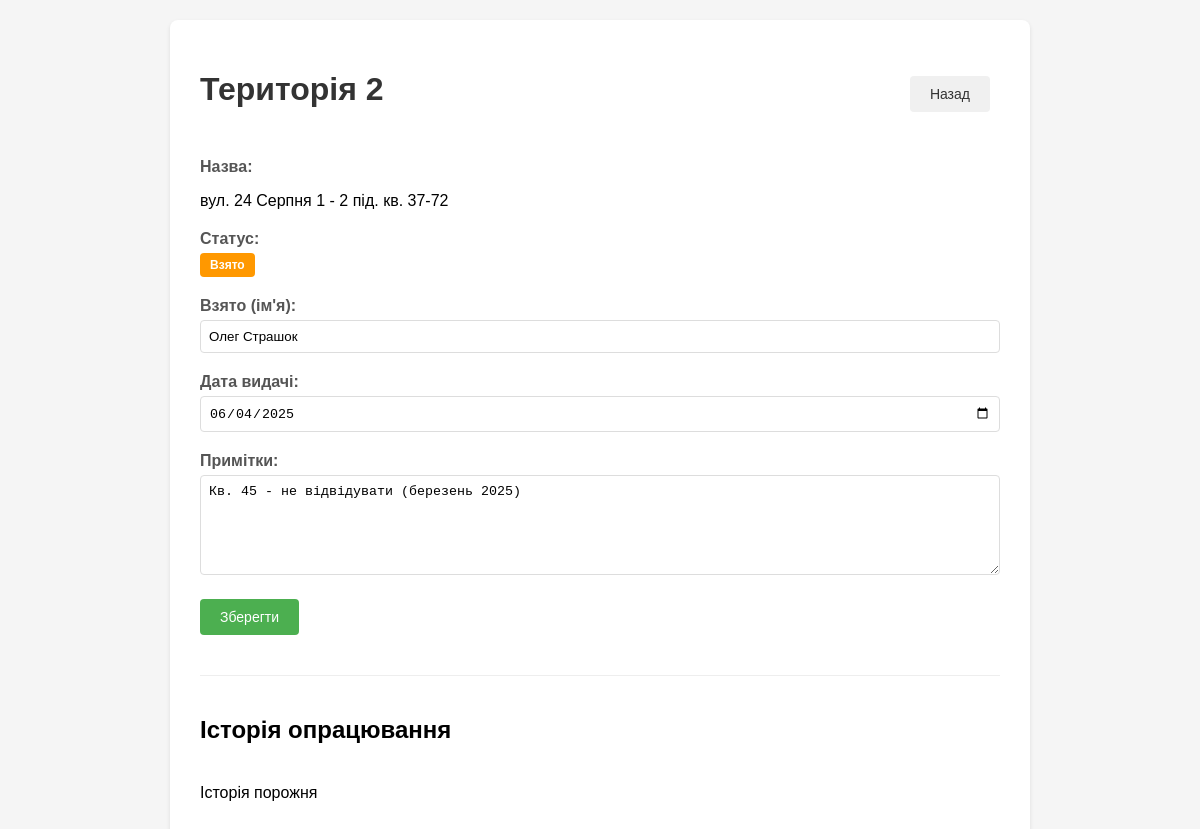
/update/2 (signed in), run on an earlier commit of the app's database.
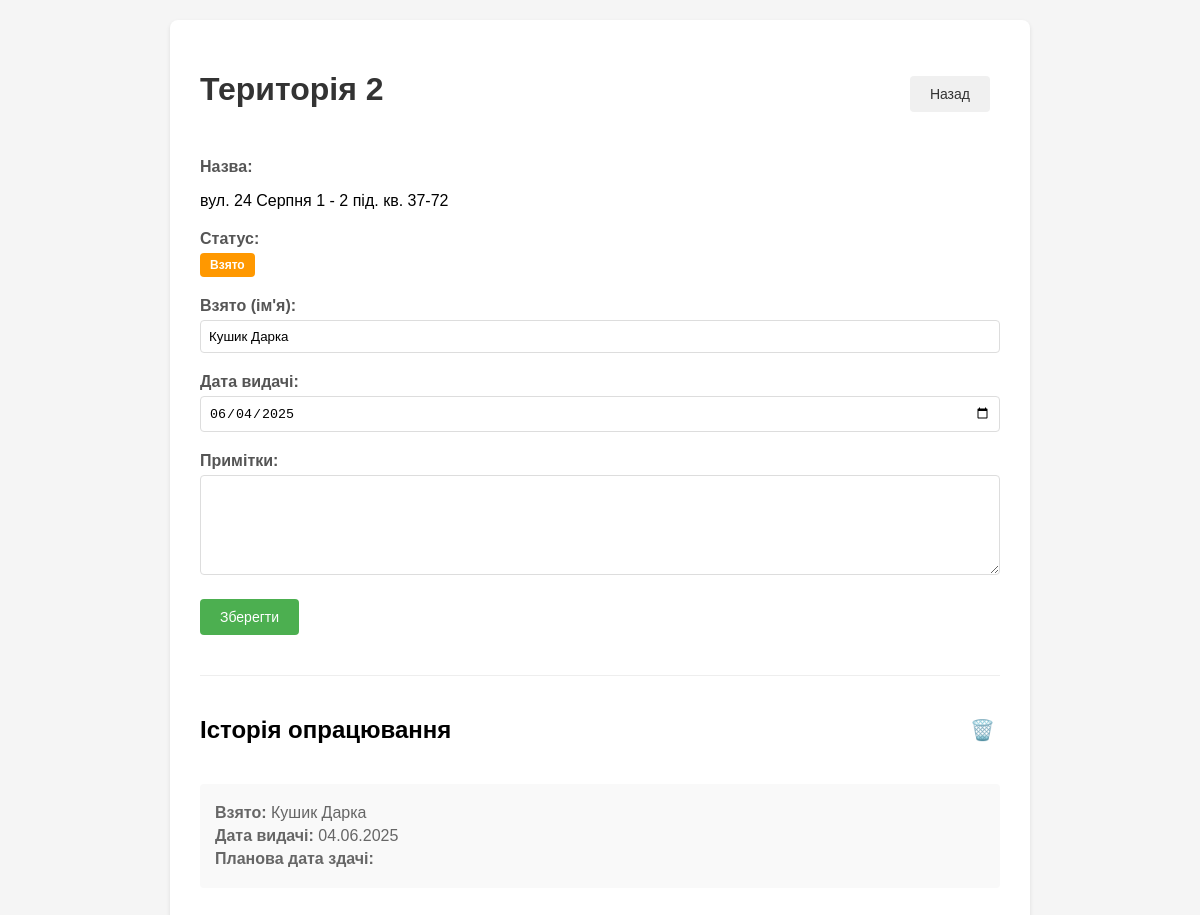
And on a later commit of the database.
### tables this page shows
CREATE TABLE territories (
    id INTEGER PRIMARY KEY,
    name TEXT,
    custom_name TEXT,
    status TEXT DEFAULT 'Вільна',
    taken_by TEXT DEFAULT '',
    date_taken TEXT DEFAULT '',
    date_due TEXT DEFAULT '',
    notes TEXT DEFAULT ''
);

CREATE TABLE history (
    id INTEGER PRIMARY KEY AUTOINCREMENT,
    territory_id INTEGER,
    taken_by TEXT,
    date_taken TEXT,
    date_due TEXT
);

### app.py (the view, shortened to what this page needs)
@app.route('/update/<territory_id>', methods=['GET', 'POST'])
def update_territory(territory_id):
    if not session.get('logged_in'):
        return redirect(url_for('login'))
    if request.method == 'POST' and session.get('role') != 'admin':
        return "Немає прав для редагування", 403
    try:
        territory_id = int(territory_id)
    except ValueError:
        return "Неправильний формат номера території", 400
    try:
        territory = db.get_territory(territory_id)
        if not territory:
            return "Територію не знайдено", 404
        history = db.get_territory_history(territory_id)
        now = datetime.now()
        return render_template('update.html',
                            territory=territory,
                            history=history,
                            now=now,
                            is_admin=(session.get('role') == 'admin'))
    except Exception as e:
        logger.error(f"Помилка при отриманні даних території {territory_id}: {str(e)}")
        return f"Помилка при отриманні даних території: {str(e)}", 500

### templates/update.html (shortened to what this page needs)
<!DOCTYPE html>
<html lang="uk">
<head>
</head>
<body>
    <div class="container">
        <div class="header-actions">
            <h1>Територія {{ territory['id'] }}</h1>
            <a href="{{ url_for('index') }}" class="btn btn-secondary">Назад</a>
        </div>
        <div class="form-group">
            <label>Назва:</label>
            <p>{{ territory['name'] }}</p>
        </div>
        <div class="form-group">
            <label>Статус:</label>
            <span class="status-label {% if territory['status'] == 'Вільна' %}status-free{% else %}status-taken{% endif %}">
                {{ territory['status'] }}
            </span>
        </div>
        {% if is_admin %}
        <form method="POST">
            <div class="form-group">
                <label for="taken_by">Взято (ім'я):</label>
                <input type="text" id="taken_by" name="taken_by" value="{{ territory['taken_by'] }}">
            </div>
            <div class="form-group">
                <label for="date_taken">Дата видачі:</label>
                <input type="date" id="date_taken" name="date_taken"
                       value="{{ territory['date_taken'].split('.')[2] }}-{{ territory['date_taken'].split('.')[1] }}-{{ territory['date_taken'].split('.')[0] if territory['date_taken'] else '' }}">
            </div>
            <div class="form-group">
                <label for="notes">Примітки:</label>
                <textarea id="notes" name="notes">{{ territory['notes'] }}</textarea>
            </div>
            <button type="submit" class="btn btn-primary">Зберегти</button>
        </form>
        {% endif %}
        <div class="history-section">
            <div class="history-header">
                <h2>Історія опрацювання</h2>
                {% if is_admin and history %}
                <form action="{{ url_for('clear_history', territory_id=territory['id']) }}" method="POST" style="display: inline;">
                    <button type="submit" class="trash-icon" title="Очистити історію">🗑️</button>
                </form>
                {% endif %}
            </div>
            {% if history %}
                {% for record in history %}
                <div class="history-item">
                    <p><strong>Взято:</strong> {{ record['taken_by'] }}</p>
                    <p><strong>Дата видачі:</strong> {{ record['date_taken'] }}</p>
                    <p><strong>Планова дата здачі:</strong> {{ record['date_due'] }}</p>
                </div>
                {% endfor %}
            {% else %}
                <p>Історія порожня</p>
            {% endif %}
        </div>
    </div>
</body>
</html>

### templates/update.html (style rules this page uses)
body { font-family: Arial, sans-serif; margin: 0; padding: 20px; background-color: #f5f5f5; }
.container { max-width: 800px; margin: 0 auto; background: white; padding: 30px; border-radius: 8px; box-shadow: 0 2px 4px rgba(0,0,0,0.1); }
h1 { color: #333; margin-bottom: 30px; }
.form-group { margin-bottom: 20px; }
label { display: block; margin-bottom: 5px; color: #555; font-weight: bold; }
input[type="text"], input[type="date"], textarea { width: 100%; padding: 8px; border: 1px solid #ddd; border-radius: 4px; box-sizing: border-box; }
textarea { height: 100px; resize: vertical; }
.btn { display: inline-block; padding: 10px 20px; border: none; border-radius: 4px; cursor: pointer; text-decoration: none; font-size: 14px; margin-right: 10px; }
.btn-primary { background: #4CAF50; color: white; }
.btn-secondary { background: #f0f0f0; color: #333; }
.history-section { margin-top: 40px; padding-top: 20px; border-top: 1px solid #eee; }
.history-item { margin-bottom: 15px; padding: 15px; background: #f9f9f9; border-radius: 4px; }
.history-item p { margin: 5px 0; color: #666; }
.status-label { display: inline-block; padding: 5px 10px; border-radius: 4px; font-size: 12px; font-weight: bold; }
.status-taken { background: #ff9800; color: white; }
.header-actions { display: flex; justify-content: space-between; align-items: center; margin-bottom: 20px; }
.history-header { display: flex; justify-content: space-between; align-items: center; margin-bottom: 20px; }
.trash-icon { cursor: pointer; background: none; border: none; font-size: 20px; color: #ff4444; padding: 5px; }

What changed in the data, as far as the page shows it:
changed territories "вул. 24 Серпня 1 - 2 під. кв. 37-72": taken_by "Олег Страшок" → "Кушик Дарка"; notes "Кв. 45 - не відвідувати (березень 2025)" → (not shown)
added history: taken_by "Кушик Дарка", date_taken "04.06.2025"
Also different on the page:
text no longer shown: "Історія порожня"
